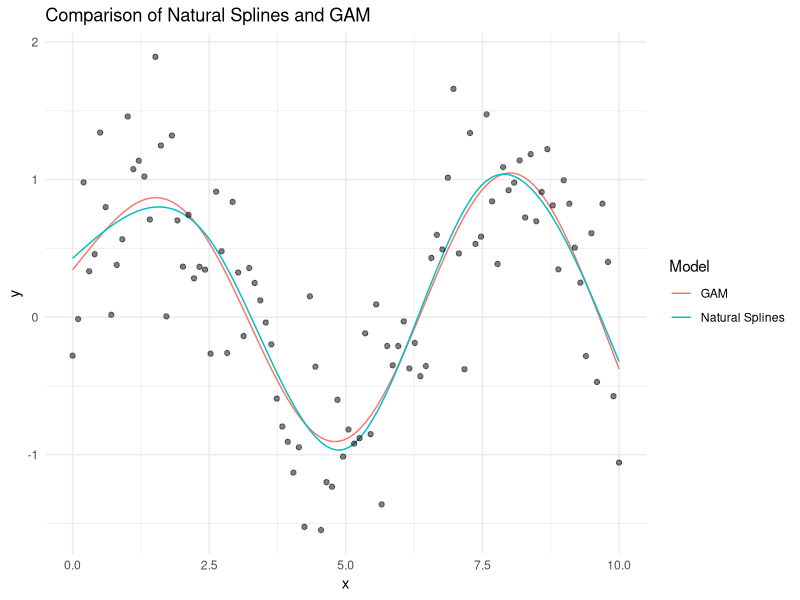

The R source for this figure:
# Load necessary libraries
library(splines)
library(mgcv)
library(ggplot2)

# Create sample data
set.seed(123)
x <- seq(from = 0, to = 10, length.out = 100)
y <- sin(x) + rnorm(100, sd = 0.5)

# Natural spline model from the splines package
df <- 4  # Degrees of freedom for splines
x_spline <- ns(x, df = df)
model_splines <- lm(y ~ x_spline)

# Predictions for natural spline model
x_pred <- seq(min(x), max(x), length.out = 100)
x_pred_spline <- ns(x_pred, df = df, Boundary.knots = range(x))
y_pred_splines <- predict(model_splines, newdata = list(x_spline = x_pred_spline))

# GAM model from the mgcv package
model_gam <- gam(y ~ s(x, k = df + 1))  # k is number of basis functions, roughly corresponds to df+1
y_pred_gam <- predict(model_gam, newdata = list(x = x_pred))

# Plotting both fits for comparison
df_plot <- data.frame(x = c(x_pred, x_pred), 
                      y = c(y_pred_splines, y_pred_gam), 
                      model = factor(rep(c("Natural Splines", "GAM"), each = 100)))

ggplot(df_plot, aes(x = x, y = y, color = model)) +
  geom_line() +
  geom_point(data = data.frame(x = x, y = y), aes(x = x, y = y), color = "black", alpha = 0.5) +
  theme_minimal() +
  labs(title = "Comparison of Natural Splines and GAM", x = "x", y = "y", color = "Model")
